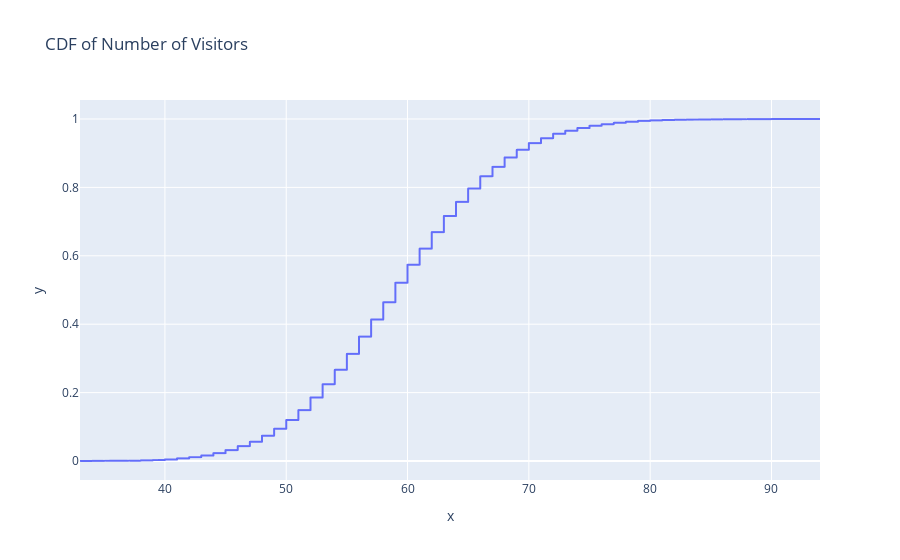

Here is the notebook cell this chart was saved with:
### Code cell
fig = px.line(x=x, y=y, title='CDF of Number of Visitors')
fig.show()

### Figure 1 — Plotly figure (JSON) as saved in the notebook; plotly's stock layout.template omitted (floating-point values rounded to 4 significant figures; data arrays with more than 128 entries replaced by an {"elided": "..."} marker saying what was removed)
{"data": [{"hovertemplate": "x=%{x}<br>y=%{y}<extra></extra>", "legendgroup": "", "line": {"color": "#636efa", "dash": "solid"}, "marker": {"symbol": "circle"}, "mode": "lines", "name": "", "showlegend": false, "type": "scattergl", "x": {"elided": "10000 int values"}, "xaxis": "x", "y": {"elided": "10000 float values"}, "yaxis": "y"}], "layout": {"legend": {"tracegroupgap": 0}, "title": {"text": "CDF of Number of Visitors"}, "xaxis": {"anchor": "y", "domain": [0, 1], "title": {"text": "x"}}, "yaxis": {"anchor": "x", "domain": [0, 1], "title": {"text": "y"}}}}
